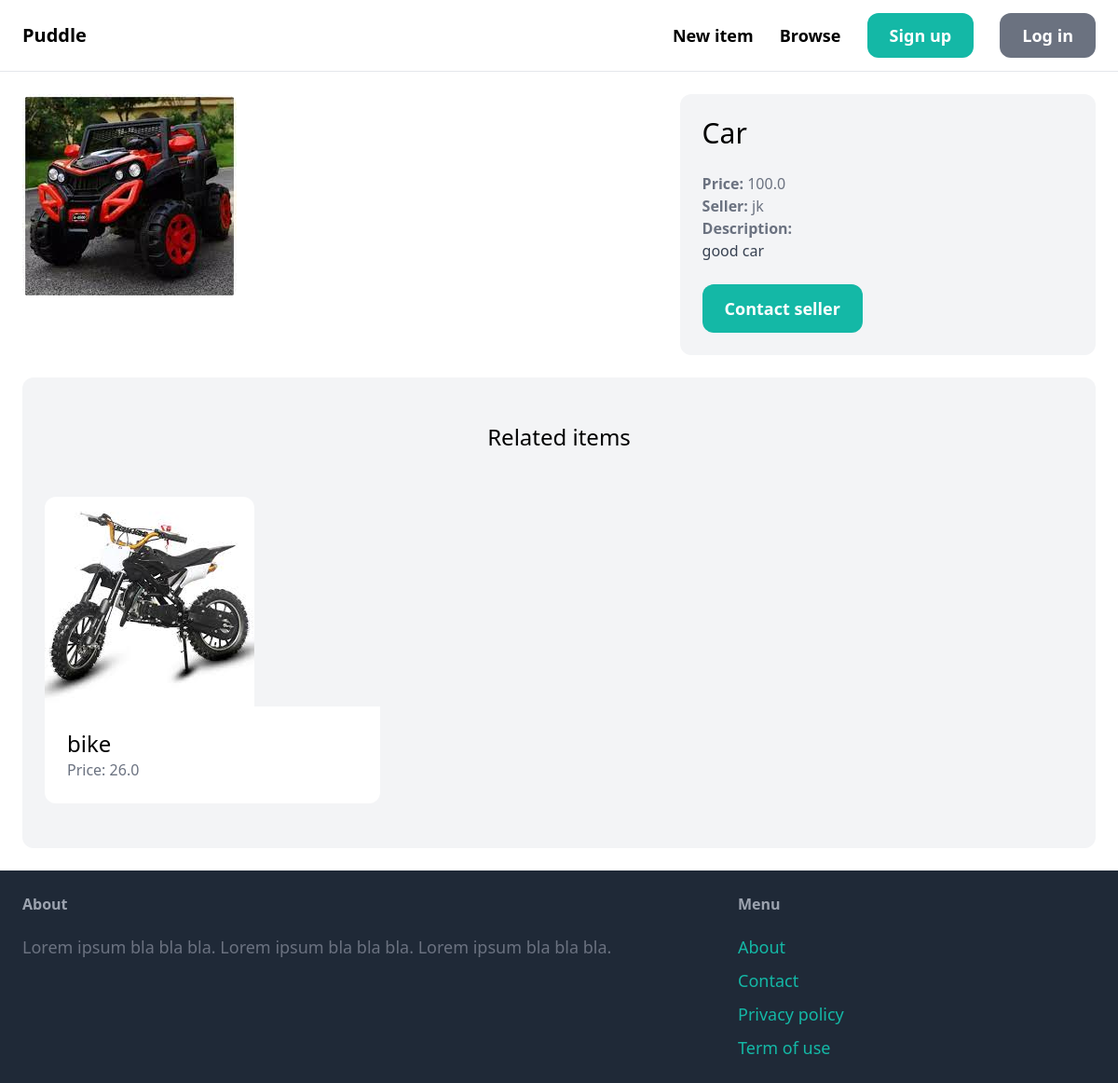
Page /items/1/ on the committed database.
### item/models.py (models this page shows, shortened)
class Item(models.Model):
    category = models.ForeignKey(Category,related_name="items", on_delete=models.CASCADE)
    name = models.CharField(max_length=255)
    description = models.TextField(blank=True, null=True)
    price = models.FloatField()
    image = models.ImageField(upload_to="item_images", blank=True, null=True)
    is_sold = models.BooleanField(default=False)
    created_by = models.ForeignKey(User, related_name="items", on_delete=models.CASCADE)
    created_at = models.DateTimeField(auto_now_add=True)

### item/views.py (the view)
# urls.py: path('<int:pk>/', views.detail, name="detail"),
def detail(request, pk):
    item = get_object_or_404(Item, pk=pk)
    related_item = Item.objects.filter(category=item.category, is_sold=False).exclude(pk=pk)[0:3]
    return render(request, "item/detail.html", {
        "item": item,
        "related_items": related_item,
    })

### item/templates/item/detail.html (shortened to what this page needs)
{% extends 'core/base.html' %}
{% block content %}
<div class="grid grid-cols-5 gap-6">
    <div class="col-span-3">
        <img src="{{ item.image.url }}" class="rounded-xl">
    </div>
    <div class="col-span-2 p-6 bg-gray-100 rounded-xl">
        <h1 class="mb-6 text-3xl">{{ item.name }}</h1>
        <p class="text-gray-500"><strong>Price: </strong>{{ item.price }}</p>
        <p class="text-gray-500"><strong>Seller: </strong>{{ item.created_by.username }}</p>
        {% if item.description %}
            <p class="text-gray-700">
                <strong class="text-gray-500">Description:</strong><br>
                {{ item.description }}
            </p>
        {% endif %}
        {% if request.user == item.created_by %}
            <div class="mt-6 p-6 bg-white rounded-xl">
                <p>This is your item!</p>
                <a href="{% url 'item:edit' item.id %}" class="inline-block mt-6 px-6 py-3 text-lg font-semibold bg-teal-500 text-white rounded-xl">Edit</a>
                <a href="{% url 'item:delete' item.id %}" class="inline-block mt-6 px-6 py-3 text-lg font-semibold bg-red-500 text-white rounded-xl">Delete</a>
            </div>
        {% else %}
            <a href=" " class="inline-block mt-6 px-6 py-3 text-lg font-semibold bg-teal-500 text-white rounded-xl hover:bg-teal-700">Contact seller</a>
        {% endif %}
    </div>
</div>
<div class="mt-6 px-6 py-12 bg-gray-100 rounded-xl">
    <h2 class="mb-12 text-2xl text-center">Related items</h2>
    <div class="grid grid-cols-3 gap-3">
        {% for item in related_items %}
            <div>
                <a href="">
                    <div>
                        <img src="{{ item.image.url }}" class="rounded-t-xl">
                    </div>
                    <div class="p-6 bg-white rounded-b-xl">
                        <h2 class="text-2xl">{{ item.name }}</h2>
                        <p class="text-gray-500">Price: {{ item.price }}</p>
                    </div>
                </a>
            </div>
        {% endfor %}
    </div>
</div>
{% endblock %}

### rows in the picture
Item: image (picture), name "Car", price "100.0", created_by.username "jk", description "good car"
Item: image (picture), name "bike", price "26.0"
